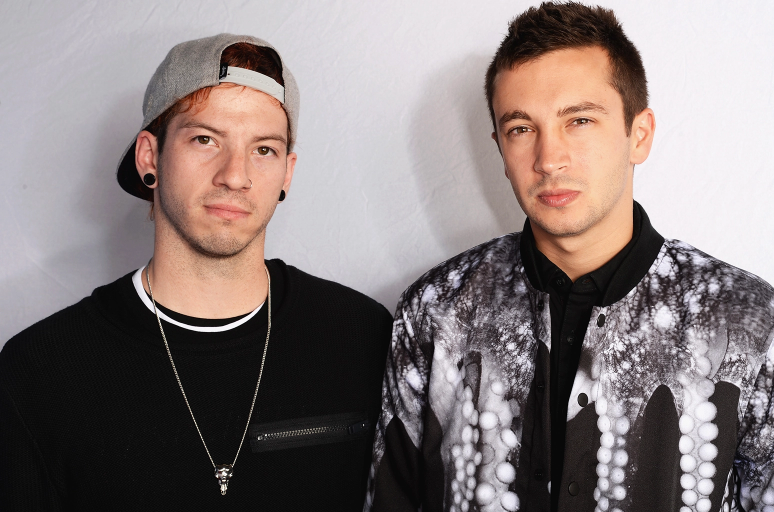
#> input picture lilopencv/dummyimg5.webp, 1548 x 1024 px (shown at 1/2 size)
$ python imgcap.py
#> lines starting #> are read from the running program, lines starting #| are printed output that depends on the picture; after the words box and inside, x2 and y2 are one past the last pixel; in counts of white or black regions, pixels touching at a corner belong together
import cv2

face_cascade = cv2.CascadeClassifier('haarcascade_frontalface_default.xml')

img= cv2.imread('dummyimg5.webp')
#> img is the input picture: shape (1024, 1548, 3); mean B, G, R 122.2, 123, 134

gray = cv2.cvtColor(img, cv2.COLOR_BGR2GRAY)
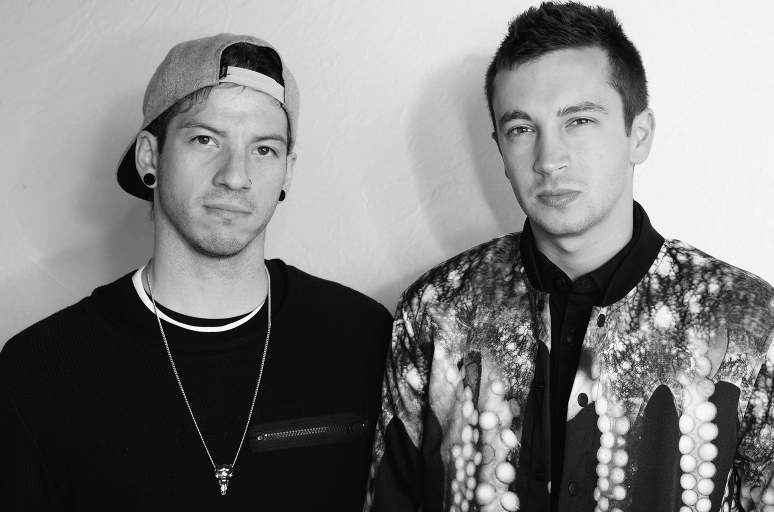
#> gray: shape (1024, 1548) (shown at 1/2 size); min 0, max 255, mean 126.2
#grayscale img matra detect garni vara convert normal to grayscale

thops = face_cascade.detectMultiScale(gray, 1.5, 4)
#> thops = [[972, 142, 273, 273], [330, 190, 273, 273], [898, 90, 410, 410], [276, 130, 410, 410]]
#this func takes 3 arguments, first is grayscale image, ani scale factor, ani minimum neighbours

for(x, y, w, h) in thops:
    cv2.rectangle(img, (x,y), (x+w,y+h), (255,215,0), 2)
#> this loop made 4 passes
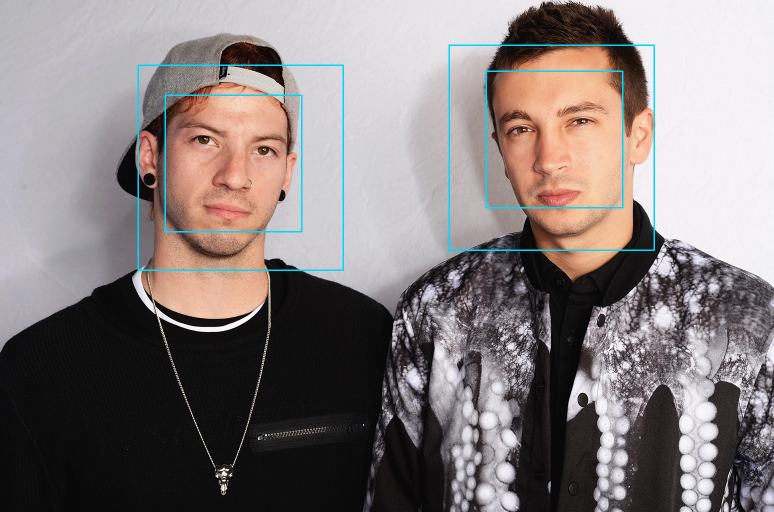
#> img: shape (1024, 1548, 3) (shown at 1/2 size); 1.03% of pixels changed, all inside (x1, y1, x2, y2) = (275, 89, 1310, 542)
    #4 arguments, img, min coordinates, max coordinates, color and thickness of rectangle

cv2.imshow('img', img)          #display image

cv2.waitKey()
